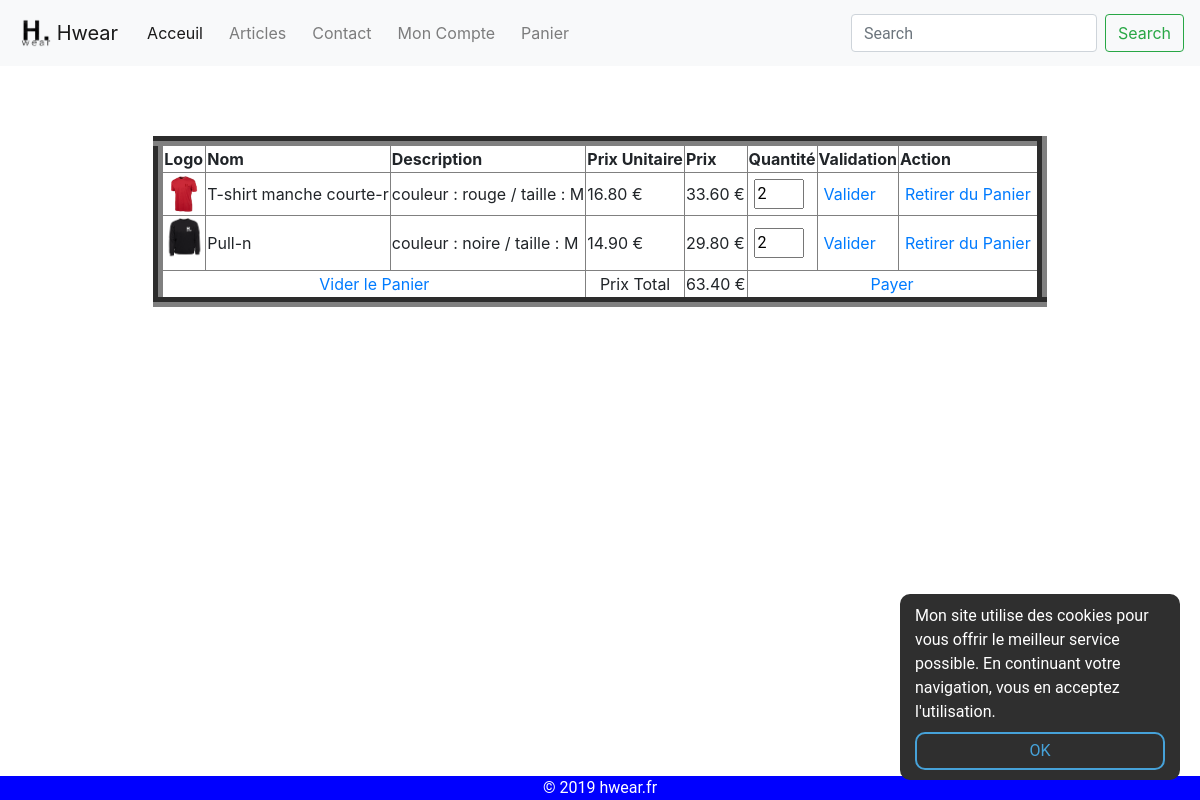
Screenshot of /panier.php (signed in) with the database file from the repository.
### tables this page shows
CREATE TABLE IF NOT EXISTS `panier_produit` (
  `id_panier` int(11) NOT NULL,
  `id_produit` int(11) NOT NULL,
  `quantity` int(11) NOT NULL
);

CREATE TABLE IF NOT EXISTS `produits` (
  `id` int(11) NOT NULL AUTO_INCREMENT,
  `nom` varchar(255) NOT NULL,
  `description` varchar(255) NOT NULL,
  `prix` float NOT NULL,
  `logo` varchar(255) NOT NULL,
  `id_categorie` int(11) NOT NULL,
  `id_sous_categorie` int(11) NOT NULL,
  `id_admin` int(11) NOT NULL,
  `confirme` int(11) NOT NULL DEFAULT '0',
  PRIMARY KEY (`id`),
  KEY `FK_produit_id_sous_categories` (`id_sous_categorie`),
  KEY `FK_produit_id_admin` (`id_admin`)
);

### panier.php (called while the page is built, shortened)
<?php
require_once("include/require.php");
if (isset($_SESSION['login']) && $_SESSION['login'] != "admin") {
    $user = Bdd::getInstance()->conn->query('SELECT * FROM `users` WHERE `id` = "' . $_SESSION['login'] . '"')->fetchObject();
    $panier = Panier::getPanier($user->id);
    $produits = Panier::getAllProduit($panier->id);
    $total = 0;
    $compteur = 0;
}
require_once('views/panier.view.php');
?>

### include/class/db.php (called while the page is built, shortened)
<?php
    class Bdd
    {
        private static $_instance = null;
        private function __construct()
        {
            $this->conn = new PDO('mysql:host=localhost;dbname=hwear;charset=utf8', 'root', '', array(PDO::ATTR_ERRMODE => PDO::ERRMODE_EXCEPTION));
        }
        public static function getInstance()
        {
            if (!static::$_instance) {
                static::$_instance = new Bdd();
            }
            return static::$_instance;
        }
    }

### include/class/Panier.php (called while the page is built, shortened)
<?php
    if (isset($_SESSION['login']) && $_SESSION['login'] != "admin") {
        class Panier extends Bdd
        {
            public static function getPanier($idUser)
            {
                return Bdd::getInstance()->conn->query('SELECT * FROM `panier` WHERE `id_user` = "' . $idUser . '"')->fetchObject();
            }
            public static function getAllProduit($idPanier)
            {
                $req = sprintf('SELECT * FROM `panier_produit` WHERE `id_panier` = "%s"', $idPanier);
                return Bdd::getInstance()->conn->query($req)->fetchAll();
            }
        }
    }

### views/panier.view.php (the view, shortened to what this page needs)
<div class="content">
    <table align="center" border="10px">
        <tr>
            <th>Logo</th>
            <th>Nom</th>
            <th>Description</th>
            <th>Prix Unitaire</th>
            <th>Prix</th>
            <th>Quantité</th>
            <th>Validation</th>
            <th>Action</th>
        </tr>
        <?php foreach ($produits as $produit) { ?>
            <?php $article = Bdd::getInstance()->conn->query(sprintf('SELECT * FROM `produits`, `panier_produit` WHERE `id` = %s', $produit['id_produit']))->fetchObject();
            $compteur++;
            ?>
            <tr>
                <td><img src="ressources/vetements/<?php echo $article->logo ?>"
                         width=40 heigh=35>
                </td>
                <td><?php echo $article->nom ?></td>
                <td><?php echo $article->description ?></td>
                <td><?php echo number_format($article->prix, 2, '.', '') . ' € ' ?></td>
                <?php
                $prix = $article->prix * $produit['quantity'];
                $total = $total + $prix;
                ?>
                <td><?php echo number_format($prix, 2, '.', '') . ' € ' ?></td>
                <td>
                    <input id="quantity<?php echo $article->id ?>" style="width:50px" type="number"
                           value="<?php echo $produit['quantity'] ?>" min=1>
                </td>
                <td name="validator">
                    <a href="#" id="<?php echo $article->id ?>" quantityValid="quantity<?php echo $article->id ?>">Valider</a>
                </td>
                <td>
                    <a href="panier.php?action=del&id=<?php echo $article->id; ?>">Retirer du Panier</a>
                </td>
            </tr>
        <?php if ($compteur > 1) { ?>
            <tr>
                <td align="center" colspan="3">
                    <a href="panier.php?action=sup&id=<?php echo $article->id; ?>">Vider le Panier</a>
                </td>
                <td align="center">Prix Total</td>
                <td><?php echo number_format($total, 2, '.', '') . ' € ' ?></td>
                <td onclick="payment()" align="center" colspan="3">
                    <a href="panier.php?action=sup&id=<?php echo $article->id; ?>">Payer</a>
                </td>
            </tr>
        <?php }
        } ?>
    </table>
    <?php require_once('include/footer.php'); ?>

### include/style.css (style rules this page uses)
html, body { width: 100%; height: 100%; margin: 0; }
a { text-decoration: none; }
.content { z-index: -1; width: 100%; margin-top: 70px; }
input { font-family: Roboto; font-weight: normal; font-size: 16px; }
.logform input, a { margin: 5px; }
input { width: 100%; margin: 5px; }

### rows the page displays
panier_produit: produits.logo (picture), produits.nom "T-shirt manche courte-r", produits.description "couleur : rouge / taille : M", produits.prix "16.80", quantity.prix "33.60", quantity "2"
panier_produit: produits.logo (picture), produits.nom "Pull-n", produits.description "couleur : noire / taille : M", produits.prix "14.90", quantity.prix "29.80", quantity "2", total "63.40"
